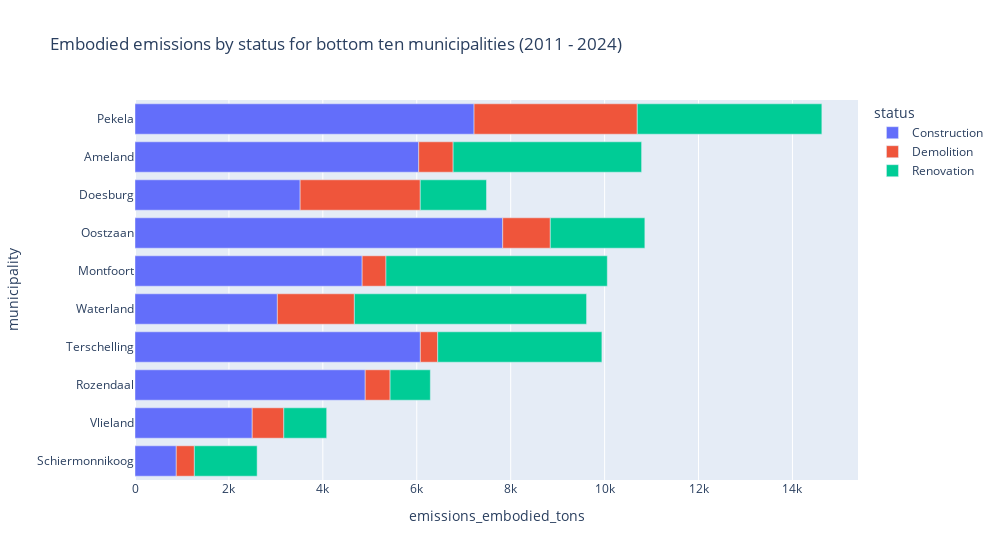

Notebook code for this chart:
### Code cell
# by status

bottom_ten = ['Pekela', 'Ameland', 'Doesburg', 'Oostzaan', 'Montfoort', 'Waterland', 
              'Terschelling', 'Rozendaal', 'Vlieland', 'Schiermonnikoog']

query = f'''
SELECT municipality, status, SUM(sqm) AS sqm, SUM(emissions_embodied_tons) AS emissions_embodied_tons
FROM emissions_embodied_housing_nl
WHERE 
    municipality IN (
        'Pekela', 'Ameland', 'Doesburg', 'Oostzaan', 'Montfoort', 'Waterland', 
        'Terschelling', 'Rozendaal', 'Vlieland', 'Schiermonnikoog'
        )
    AND year >= 2012 AND year < 2024
GROUP BY municipality, status
'''
df = pd.read_sql_query(query, engine)
df.status = df.status.map(lambda x: translate_status(x))
municipality_order = ['Pekela', 'Ameland', 'Doesburg', 'Oostzaan', 'Montfoort', 'Waterland', 
                      'Terschelling', 'Rozendaal', 'Vlieland', 'Schiermonnikoog']
status_order = ['Construction', 'Demolition', 'Renovation']

color_discrete_map = {
    'Construction': px.colors.qualitative.Plotly[0],  # Construction
    'Demolition': px.colors.qualitative.Plotly[1],   # Demolition
    'Renovation': px.colors.qualitative.Plotly[2] # Renovation
}

fig = px.bar(df, x='emissions_embodied_tons', y='municipality', color='status',  
             title='Embodied emissions by status for bottom ten municipalities (2011 - 2024)', 
             category_orders={'municipality': municipality_order, 'status': status_order},
             color_discrete_map=color_discrete_map)
fig.update_layout(width=1000)
fig.show()

### Figure 1 — Plotly figure (JSON) as saved in the notebook; plotly's stock layout.template omitted (floating-point values rounded to 4 significant figures)
{"data": [{"alignmentgroup": "True", "hovertemplate": "status=Construction<br>emissions_embodied_tons=%{x}<br>municipality=%{y}<extra></extra>", "legendgroup": "Construction", "marker": {"color": "#636EFA", "pattern": {"shape": ""}}, "name": "Construction", "offsetgroup": "Construction", "orientation": "h", "showlegend": true, "textposition": "auto", "type": "bar", "x": [6042.0, 3517.0, 4837.0, 7830.0, 7220.0, 4902.0, 879.1, 6076.0, 2496.0, 3031.0], "xaxis": "x", "y": ["Ameland", "Doesburg", "Montfoort", "Oostzaan", "Pekela", "Rozendaal", "Schiermonnikoog", "Terschelling", "Vlieland", "Waterland"], "yaxis": "y"}, {"alignmentgroup": "True", "hovertemplate": "status=Demolition<br>emissions_embodied_tons=%{x}<br>municipality=%{y}<extra></extra>", "legendgroup": "Demolition", "marker": {"color": "#EF553B", "pattern": {"shape": ""}}, "name": "Demolition", "offsetgroup": "Demolition", "orientation": "h", "showlegend": true, "textposition": "auto", "type": "bar", "x": [732.9, 2557.0, 506.9, 1014.0, 3475.0, 529.8, 385.2, 369.6, 672.5, 1640.0], "xaxis": "x", "y": ["Ameland", "Doesburg", "Montfoort", "Oostzaan", "Pekela", "Rozendaal", "Schiermonnikoog", "Terschelling", "Vlieland", "Waterland"], "yaxis": "y"}, {"alignmentgroup": "True", "hovertemplate": "status=Renovation<br>emissions_embodied_tons=%{x}<br>municipality=%{y}<extra></extra>", "legendgroup": "Renovation", "marker": {"color": "#00CC96", "pattern": {"shape": ""}}, "name": "Renovation", "offsetgroup": "Renovation", "orientation": "h", "showlegend": true, "textposition": "auto", "type": "bar", "x": [4013.0, 1411.0, 4713.0, 2013.0, 3930.0, 856.9, 1337.0, 3496.0, 912.7, 4945.0], "xaxis": "x", "y": ["Ameland", "Doesburg", "Montfoort", "Oostzaan", "Pekela", "Rozendaal", "Schiermonnikoog", "Terschelling", "Vlieland", "Waterland"], "yaxis": "y"}], "layout": {"barmode": "relative", "legend": {"title": {"text": "status"}, "tracegroupgap": 0}, "title": {"text": "Embodied emissions by status for bottom ten municipalities (2011 - 2024)"}, "width": 1000, "xaxis": {"anchor": "y", "domain": [0, 1], "title": {"text": "emissions_embodied_tons"}}, "yaxis": {"anchor": "x", "categoryarray": ["Schiermonnikoog", "Vlieland", "Rozendaal", "Terschelling", "Waterland", "Montfoort", "Oostzaan", "Doesburg", "Ameland", "Pekela"], "categoryorder": "array", "domain": [0, 1], "title": {"text": "municipality"}}}}
